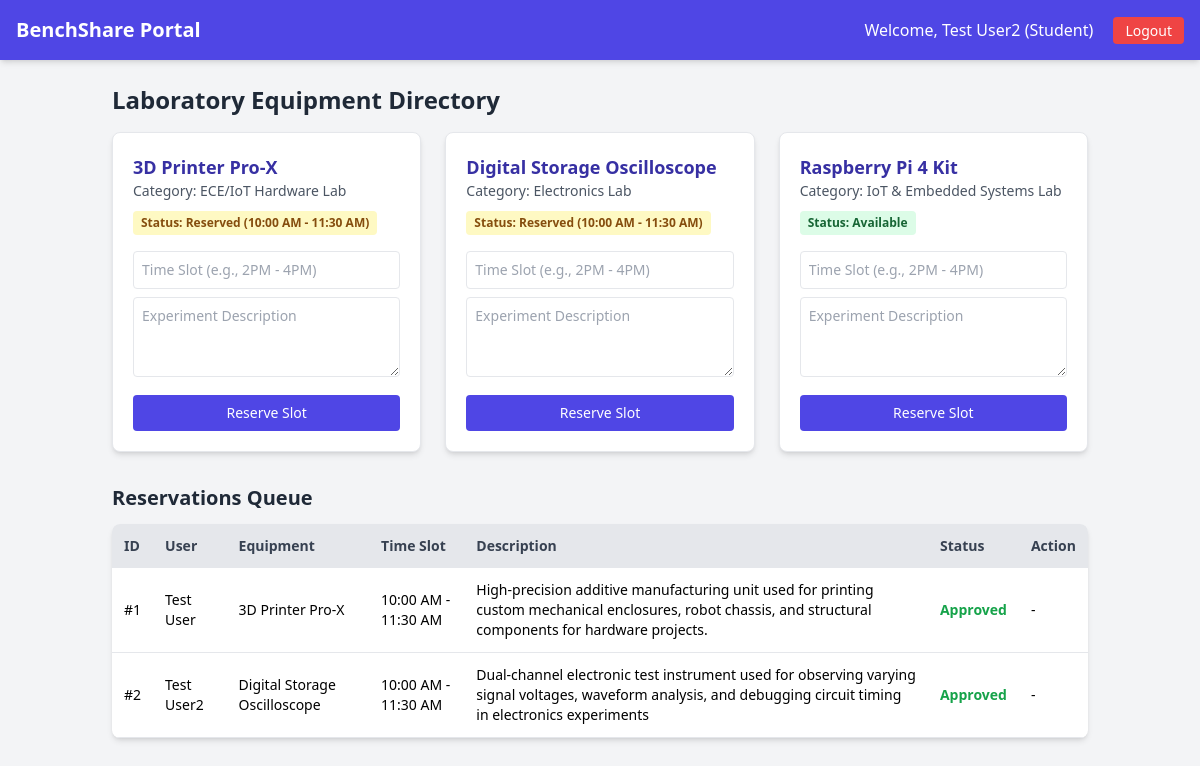
The app's page / (signed in) with its own data.
### s.py (models this page shows)
class User(db.Model):
    id = db.Column(db.Integer, primary_key=True)
    name = db.Column(db.String(100), nullable=False)
    reg_no = db.Column(db.String(50), unique=True, nullable=False)
    email = db.Column(db.String(100), unique=True, nullable=False)
    password = db.Column(db.String(100), nullable=False)
    role = db.Column(db.String(50), nullable=False)

class Equipment(db.Model):
    id = db.Column(db.Integer, primary_key=True)
    name = db.Column(db.String(100), nullable=False)
    category = db.Column(db.String(100), nullable=False)
    status = db.Column(db.String(50), default='Available')

class Reservation(db.Model):
    id = db.Column(db.Integer, primary_key=True)
    user_id = db.Column(db.Integer, db.ForeignKey('user.id'), nullable=False)
    equipment_id = db.Column(db.Integer, db.ForeignKey('equipment.id'), nullable=False)
    time_slot = db.Column(db.String(100), nullable=False)
    description = db.Column(db.Text, nullable=False)
    status = db.Column(db.String(50), default='Pending')
    user = db.relationship('User', backref=db.backref('reservations', lazy=True))
    equipment = db.relationship('Equipment', backref=db.backref('reservations', lazy=True))

### s.py (the view)
@app.route('/')
def index():
    equipments = Equipment.query.all()
    reservations = Reservation.query.all()
    active_slots = {}
    for eq in equipments:
        res = Reservation.query.filter_by(equipment_id=eq.id, status='Approved').first()
        if not res:
            res = Reservation.query.filter_by(equipment_id=eq.id, status='Pending').first()
        active_slots[eq.id] = res.time_slot if res else None
    return render_template('s.html', equipments=equipments, reservations=reservations, active_slots=active_slots)

### templates/s.html (shortened to what this page needs)
<!DOCTYPE html>
<html lang="en">
<head>
    <script src="https://cdn.tailwindcss.com"></script>
</head>
<body class="bg-gray-100 min-h-screen">
    <nav class="bg-indigo-600 text-white p-4 shadow-md flex justify-between items-center">
        <h1 class="text-xl font-bold">BenchShare Portal</h1>
        <div>
            {% if session.get('user_name') %}
                <span>Welcome, {{ session['user_name'] }} ({{ session['user_role'] }})</span>
                <a href="/logout" class="ml-4 bg-red-500 hover:bg-red-600 px-3 py-1 rounded text-sm">Logout</a>
            {% else %}
                <span class="text-sm">Please login or register</span>
            {% endif %}
        </div>
    </nav>
    <div class="container mx-auto p-6">
        {% if not session.get('user_id') %}
            <div class="grid grid-cols-1 md:grid-cols-2 gap-6">
                <div class="bg-white p-6 rounded-lg shadow-md">
                    <h2 class="text-xl font-semibold text-indigo-700 mb-4">Login</h2>
                    <form method="POST" action="/login">
                        <input type="email" name="email" placeholder="University Email ID" required class="w-full mb-3 p-2 border rounded">
                        <input type="password" name="password" placeholder="Password" required class="w-full mb-4 p-2 border rounded">
                        <button type="submit" class="w-full bg-indigo-600 hover:bg-indigo-700 text-white p-2 rounded">Login</button>
                    </form>
                </div>
                <div class="bg-white p-6 rounded-lg shadow-md">
                    <h2 class="text-xl font-semibold text-indigo-700 mb-4">Register</h2>
                    <form method="POST" action="/register">
                        <input type="text" name="name" placeholder="Full Name" required class="w-full mb-3 p-2 border rounded">
                        <input type="text" name="reg_no" placeholder="Registration Number" required class="w-full mb-3 p-2 border rounded">
                        <input type="email" name="email" placeholder="University Email ID" required class="w-full mb-3 p-2 border rounded">
                        <input type="password" name="password" placeholder="Password" required class="w-full mb-3 p-2 border rounded">
                        <select name="role" class="w-full mb-4 p-2 border rounded">
                            <option value="Student">Student</option>
                            <option value="Lab Assistant">Lab Assistant</option>
                            <option value="Administrator">Administrator</option>
                        </select>
                        <button type="submit" class="w-full bg-green-600 hover:bg-green-700 text-white p-2 rounded">Register</button>
                    </form>
                </div>
            </div>
        {% else %}
            <h2 class="text-2xl font-bold mb-4 text-gray-800">Laboratory Equipment Directory</h2>
            <div class="grid grid-cols-1 md:grid-cols-3 gap-6 mb-8">
                {% for eq in equipments %}
                <div class="bg-white p-5 rounded-lg shadow-md border">
                    <h3 class="text-lg font-bold text-indigo-800">{{ eq.name }}</h3>
                    <p class="text-sm text-gray-600 mb-2">Category: {{ eq.category }}</p>
                    <span class="inline-block px-2 py-1 text-xs font-semibold rounded {% if eq.status == 'Available' %}bg-green-100 text-green-800{% else %}bg-yellow-100 text-yellow-800{% endif %} mb-4">
                        Status: {{ eq.status }} {% if active_slots.get(eq.id) %}({{ active_slots[eq.id] }}){% endif %}
                    </span>
                    {% if session['user_role'] == 'Student' %}
                    <form method="POST" action="/reserve/{{ eq.id }}">
                        <input type="text" name="time_slot" placeholder="Time Slot (e.g., 2PM - 4PM)" required class="w-full mb-2 p-2 border rounded text-sm">
                        <textarea name="description" placeholder="Experiment Description" required class="w-full mb-3 p-2 border rounded text-sm h-20"></textarea>
                        <button type="submit" class="w-full bg-indigo-600 hover:bg-indigo-700 text-white p-2 rounded text-sm">Reserve Slot</button>
                    </form>
                    {% endif %}
                </div>
                {% endfor %}
            </div>
            <h2 class="text-xl font-bold mb-3 text-gray-800">Reservations Queue</h2>
            <div class="bg-white shadow-md rounded-lg overflow-hidden">
                <table class="w-full border-collapse">
                    <thead>
                        <tr class="bg-gray-200 text-left text-sm text-gray-700">
                            <th class="p-3">ID</th>
                            <th class="p-3">User</th>
                            <th class="p-3">Equipment</th>
                            <th class="p-3">Time Slot</th>
                            <th class="p-3">Description</th>
                            <th class="p-3">Status</th>
                            <th class="p-3">Action</th>
                        </tr>
                    </thead>
                    <tbody>
                        {% for res in reservations %}
                        <tr class="border-b text-sm">
                            <td class="p-3">#{{ res.id }}</td>
                            <td class="p-3">{{ res.user.name }}</td>
                            <td class="p-3">{{ res.equipment.name }}</td>
                            <td class="p-3">{{ res.time_slot }}</td>
                            <td class="p-3">{{ res.description }}</td>
                            <td class="p-3 font-semibold {% if res.status == 'Approved' %}text-green-600{% elif res.status == 'Rejected' %}text-red-600{% else %}text-yellow-600{% endif %}">
                                {{ res.status }}
                            </td>
                            <td class="p-3">
                                {% if session['user_role'] in ['Lab Assistant', 'Administrator'] and res.status == 'Pending' %}
                                    <a href="/approve/{{ res.id }}" class="bg-green-600 hover:bg-green-700 text-white px-2 py-1 rounded text-xs mr-1">Approve</a>
                                    <a href="/reject/{{ res.id }}" class="bg-red-600 hover:bg-red-700 text-white px-2 py-1 rounded text-xs">Reject</a>
                                {% else %}
                                    -
                                {% endif %}
                            </td>
                        </tr>
                        {% endfor %}
                    </tbody>
                </table>
            </div>
        {% endif %}
    </div>
</body>
</html>

### records on screen
User: user_name "Test User2"
Equipment: name "3D Printer Pro-X", category "ECE/IoT Hardware Lab", status "Reserved"
Reservation: time_slot "10:00 AM - 11:30 AM", id "1", user.name "Test User", equipment.name "3D Printer Pro-X", description "High-precision additive manufacturing unit used for printing custom mechanical enclosures, robot chassis, and structural components for hardware projects.", status "Approved"
Equipment: name "Digital Storage Oscilloscope", category "Electronics Lab", status "Reserved"
Reservation: time_slot "10:00 AM - 11:30 AM", id "2", user.name "Test User2", equipment.name "Digital Storage Oscilloscope", description "Dual-channel electronic test instrument used for observing varying signal voltages, waveform analysis, and debugging circuit timing in electronics experiments", status "Approved"
Equipment: name "Raspberry Pi 4 Kit", category "IoT & Embedded Systems Lab", status "Available"

### other values on screen
{{ session['user_role'] }} "Student"
